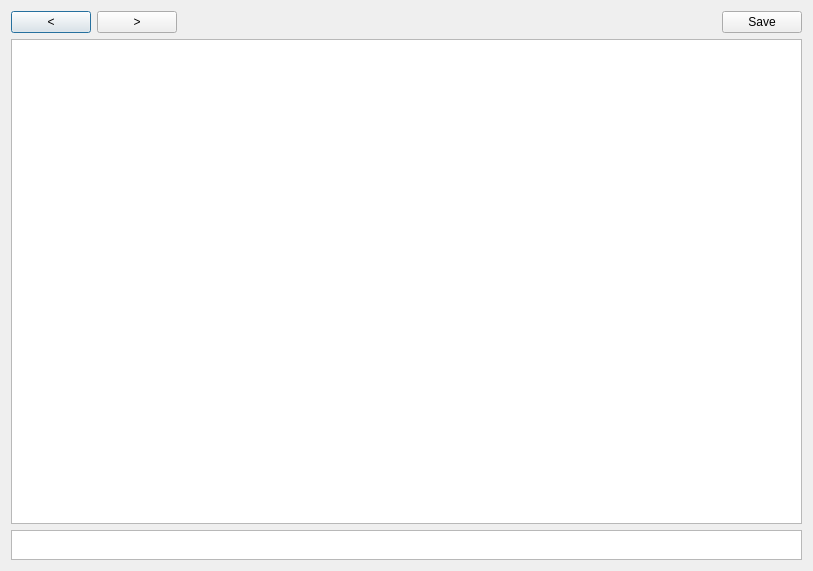
<?xml version="1.0" encoding="UTF-8"?>
<ui version="4.0">
 <class>commandWindow</class>
 <widget class="QDialog" name="commandWindow">
  <property name="geometry">
   <rect>
    <x>0</x>
    <y>0</y>
    <width>813</width>
    <height>571</height>
   </rect>
  </property>
  <property name="windowTitle">
   <string>Command interpreter</string>
  </property>
  <property name="windowOpacity">
   <double>1.000000000000000</double>
  </property>
  <property name="layoutDirection">
   <enum>Qt::LeftToRight</enum>
  </property>
  <property name="autoFillBackground">
   <bool>false</bool>
  </property>
  <layout class="QGridLayout" name="gridLayout">
   <item row="0" column="0">
    <layout class="QHBoxLayout" name="horizontalLayout">
     <item>
      <widget class="QPushButton" name="back">
       <property name="text">
        <string>&lt;</string>
       </property>
      </widget>
     </item>
     <item>
      <widget class="QPushButton" name="forward">
       <property name="text">
        <string>&gt;</string>
       </property>
      </widget>
     </item>
     <item>
      <spacer name="horizontalSpacer">
       <property name="orientation">
        <enum>Qt::Horizontal</enum>
       </property>
       <property name="sizeHint" stdset="0">
        <size>
         <width>40</width>
         <height>20</height>
        </size>
       </property>
      </spacer>
     </item>
     <item>
      <spacer name="horizontalSpacer_3">
       <property name="orientation">
        <enum>Qt::Horizontal</enum>
       </property>
       <property name="sizeHint" stdset="0">
        <size>
         <width>40</width>
         <height>20</height>
        </size>
       </property>
      </spacer>
     </item>
     <item>
      <spacer name="horizontalSpacer_2">
       <property name="orientation">
        <enum>Qt::Horizontal</enum>
       </property>
       <property name="sizeHint" stdset="0">
        <size>
         <width>40</width>
         <height>20</height>
        </size>
       </property>
      </spacer>
     </item>
     <item>
      <widget class="QPushButton" name="save">
       <property name="text">
        <string>Save</string>
       </property>
      </widget>
     </item>
    </layout>
   </item>
   <item row="2" column="0">
    <layout class="QHBoxLayout" name="horizontalLayout_2" stretch="0">
     <property name="sizeConstraint">
      <enum>QLayout::SetFixedSize</enum>
     </property>
     <item>
      <widget class="commandLineEdit" name="lineEdit">
       <property name="sizePolicy">
        <sizepolicy hsizetype="Expanding" vsizetype="Fixed">
         <horstretch>0</horstretch>
         <verstretch>0</verstretch>
        </sizepolicy>
       </property>
       <property name="maximumSize">
        <size>
         <width>16777215</width>
         <height>30</height>
        </size>
       </property>
      </widget>
     </item>
    </layout>
   </item>
   <item row="1" column="0">
    <widget class="QTextEdit" name="textEdit"/>
   </item>
  </layout>
 </widget>
 <customwidgets>
  <customwidget>
   <class>commandLineEdit</class>
   <extends>QTextEdit</extends>
   <header>commandLineEdit.h</header>
  </customwidget>
 </customwidgets>
 <resources/>
 <connections/>
 <buttongroups>
  <buttongroup name="buttonGroup"/>
 </buttongroups>
</ui>
